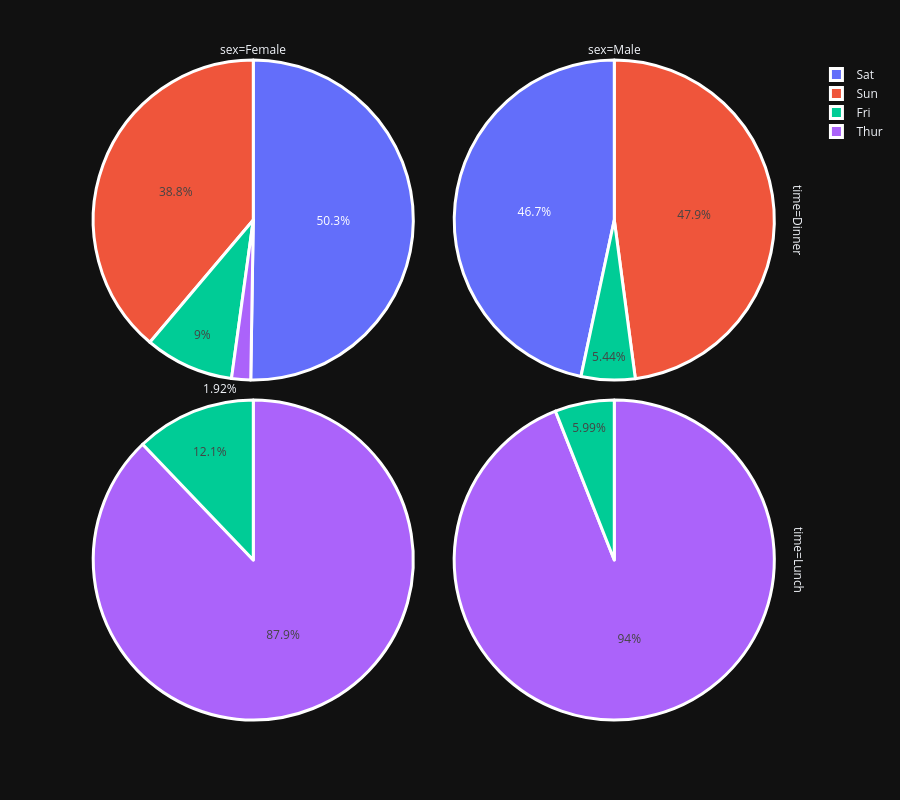

Notebook code cell kept with this figure:
### Code cell
fig = px.pie(df, values='tip', names='day', height=800,
            facet_col='sex', facet_row='time'
)
fig.update_traces(marker=dict(line=dict(color='white', width=3)))
fig.update_layout(template='plotly_dark')
fig.show()

### Figure 1 — Plotly figure (JSON) as saved in the notebook; plotly's stock layout.template omitted (floating-point values rounded to 4 significant figures)
{"data": [{"domain": {"x": [0, 0.48], "y": [0.515, 1]}, "hovertemplate": "time=Dinner<br>sex=Female<br>day=%{label}<br>tip=%{value}<extra></extra>", "labels": ["Sun", "Sun", "Sun", "Sun", "Sun", "Sun", "Sat", "Sat", "Sat", "Sat", "Sat", "Sat", "Sun", "Sun", "Sat", "Sat", "Sat", "Sat", "Sat", "Sat", "Sat", "Fri", "Fri", "Fri", "Fri", "Fri", "Sat", "Sat", "Sat", "Sat", "Sat", "Sun", "Sun", "Sun", "Sun", "Sun", "Sun", "Sun", "Sat", "Sat", "Sun", "Sun", "Sun", "Sat", "Sat", "Sat", "Sat", "Sat", "Sat", "Sat", "Sat", "Thur"], "legendgroup": "", "marker": {"line": {"color": "white", "width": 3}}, "name": "", "showlegend": true, "type": "pie", "values": [1.01, 3.61, 5.0, 3.02, 1.67, 3.5, 2.75, 2.23, 3.0, 3.0, 2.45, 3.07, 2.6, 5.2, 1.5, 2.47, 1.0, 3.0, 3.14, 5.0, 2.2, 1.0, 4.3, 3.25, 2.5, 3.0, 2.5, 3.48, 4.08, 4.0, 1.0, 4.0, 3.5, 5.14, 3.75, 2.61, 2.0, 3.0, 1.61, 2.0, 4.0, 3.5, 3.5, 2.23, 2.5, 6.5, 1.1, 3.09, 2.88, 4.67, 2.0, 3.0]}, {"domain": {"x": [0.5, 0.98], "y": [0.515, 1]}, "hovertemplate": "time=Dinner<br>sex=Male<br>day=%{label}<br>tip=%{value}<extra></extra>", "labels": ["Sun", "Sun", "Sun", "Sun", "Sun", "Sun", "Sun", "Sun", "Sun", "Sun", "Sun", "Sun", "Sun", "Sat", "Sat", "Sat", "Sat", "Sat", "Sat", "Sat", "Sat", "Sat", "Sat", "Sat", "Sat", "Sat", "Sat", "Sat", "Sat", "Sun", "Sun", "Sun", "Sun", "Sun", "Sun", "Sun", "Sun", "Sun", "Sun", "Sun", "Sun", "Sun", "Sat", "Sat", "Sat", "Sat", "Sat", "Sat", "Sat", "Sat", "Sat", "Sat", "Sat", "Sat", "Sat", "Sat", "Fri", "Fri", "Fri", "Fri", "Fri", "Fri", "Fri", "Sat", "Sat", "Sat", "Sat", "Sat", "Sun", "Sun", "Sun", "Sun", "Sun", "Sun", "Sun", "Sun", "Sun", "Sun", "Sun", "Sun", "Sun", "Sun", "Sun", "Sun", "Sat", "Sat", "Sun", "Sun", "Sun", "Sun", "Sun", "Sun", "Sun", "Sun", "Sun", "Sun", "Sun", "Sun", "Sun", "Sun", "Sun", "Sun", "Sat", "Sat", "Sat", "Sat", "Sat", "Sat", "Sat", "Sat", "Sat", "Sat", "Sat", "Sat", "Sat", "Sat", "Sat", "Sat", "Sat", "Sat", "Sat", "Sat", "Sat", "Sat"], "legendgroup": "", "marker": {"line": {"color": "white", "width": 3}}, "name": "", "showlegend": true, "type": "pie", "values": [1.66, 3.5, 3.31, 4.71, 2.0, 3.12, 1.96, 3.23, 1.71, 1.57, 3.0, 3.92, 3.71, 3.35, 4.08, 7.58, 3.18, 2.34, 2.0, 2.0, 4.3, 1.45, 2.5, 3.27, 3.6, 2.0, 2.31, 5.0, 2.24, 2.54, 3.06, 1.32, 5.6, 3.0, 5.0, 6.0, 2.05, 3.0, 2.5, 1.56, 4.34, 3.51, 3.0, 1.76, 6.73, 3.21, 2.0, 1.98, 3.76, 2.64, 3.15, 2.01, 2.09, 1.97, 1.25, 3.08, 3.0, 3.5, 4.73, 4.0, 1.5, 3.0, 1.5, 1.64, 4.06, 4.29, 3.76, 3.0, 4.0, 2.55, 5.07, 2.5, 2.0, 2.74, 2.0, 2.0, 5.0, 2.0, 3.5, 2.5, 2.0, 3.48, 2.24, 4.5, 10.0, 3.16, 5.15, 3.18, 4.0, 3.11, 2.0, 2.0, 3.55, 3.68, 5.65, 3.5, 6.5, 3.0, 5.0, 2.0, 4.0, 1.5, 3.41, 3.0, 2.03, 2.0, 5.16, 9.0, 3.0, 1.5, 1.44, 3.0, 2.72, 2.0, 3.0, 3.39, 1.47, 3.0, 1.25, 1.0, 1.17, 5.92, 2.0, 1.75]}, {"domain": {"x": [0, 0.48], "y": [0, 0.485]}, "hovertemplate": "time=Lunch<br>sex=Female<br>day=%{label}<br>tip=%{value}<extra></extra>", "labels": ["Thur", "Thur", "Thur", "Thur", "Thur", "Thur", "Thur", "Thur", "Thur", "Thur", "Thur", "Thur", "Thur", "Thur", "Thur", "Thur", "Thur", "Thur", "Thur", "Thur", "Thur", "Thur", "Thur", "Thur", "Thur", "Thur", "Thur", "Thur", "Thur", "Thur", "Thur", "Fri", "Fri", "Fri", "Fri"], "legendgroup": "", "marker": {"line": {"color": "white", "width": 3}}, "name": "", "showlegend": true, "type": "pie", "values": [1.83, 5.17, 1.5, 1.8, 2.92, 1.68, 2.52, 4.2, 2.0, 2.0, 2.83, 1.5, 2.0, 3.25, 1.25, 2.0, 2.0, 2.75, 3.5, 5.0, 2.3, 1.5, 1.36, 1.63, 4.19, 5.0, 2.0, 2.01, 2.0, 2.5, 3.23, 3.48, 3.0, 2.5, 2.0]}, {"domain": {"x": [0.5, 0.98], "y": [0, 0.485]}, "hovertemplate": "time=Lunch<br>sex=Male<br>day=%{label}<br>tip=%{value}<extra></extra>", "labels": ["Thur", "Thur", "Thur", "Thur", "Thur", "Thur", "Thur", "Thur", "Thur", "Thur", "Thur", "Thur", "Thur", "Thur", "Thur", "Thur", "Thur", "Thur", "Thur", "Thur", "Thur", "Thur", "Thur", "Thur", "Thur", "Thur", "Thur", "Thur", "Thur", "Thur", "Fri", "Fri", "Fri"], "legendgroup": "", "marker": {"line": {"color": "white", "width": 3}}, "name": "", "showlegend": true, "type": "pie", "values": [4.0, 3.0, 2.71, 3.0, 3.4, 5.0, 2.03, 2.0, 4.0, 5.85, 3.0, 2.31, 2.5, 2.0, 1.48, 2.18, 1.5, 2.0, 6.7, 5.0, 1.73, 2.0, 2.56, 2.02, 4.0, 1.44, 2.0, 2.0, 4.0, 4.0, 2.2, 1.92, 1.58]}], "layout": {"annotations": [{"font": {}, "showarrow": false, "text": "sex=Female", "x": 0.24, "xanchor": "center", "xref": "paper", "y": 1, "yanchor": "bottom", "yref": "paper"}, {"font": {}, "showarrow": false, "text": "sex=Male", "x": 0.74, "xanchor": "center", "xref": "paper", "y": 1, "yanchor": "bottom", "yref": "paper"}, {"font": {}, "showarrow": false, "text": "time=Lunch", "textangle": 90, "x": 0.98, "xanchor": "left", "xref": "paper", "y": 0.2425, "yanchor": "middle", "yref": "paper"}, {"font": {}, "showarrow": false, "text": "time=Dinner", "textangle": 90, "x": 0.98, "xanchor": "left", "xref": "paper", "y": 0.7575, "yanchor": "middle", "yref": "paper"}], "height": 800, "legend": {"tracegroupgap": 0}, "margin": {"t": 60}}}
